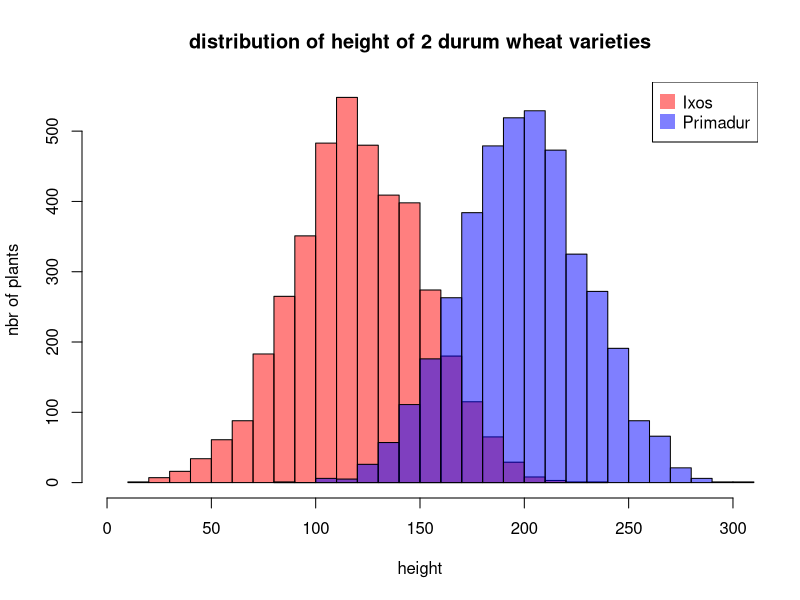

The R script that drew this image:
## ---- chunk 1
#Create data
set.seed(1)
Ixos=rnorm(4000 , 120 , 30)     
Primadur=rnorm(4000 , 200 , 30) 
 
# First distribution
hist(Ixos, breaks=30, 
     xlim=c(0,300),   # sets limit of x axis to 0 and 300
     col=rgb(1,0,0,0.5), 
     xlab="height", 
     ylab="nbr of plants", 
    main="distribution of height of 2 durum wheat varieties" )

# Second with add=T to plot on top
hist(Primadur, breaks=30, xlim=c(0,300), col=rgb(0,0,1,0.5), add=T)

# Add legend
legend("topright", legend=c("Ixos","Primadur"), col=c(rgb(1,0,0,0.5), 
     rgb(0,0,1,0.5)), pt.cex=2, pch=15 )
